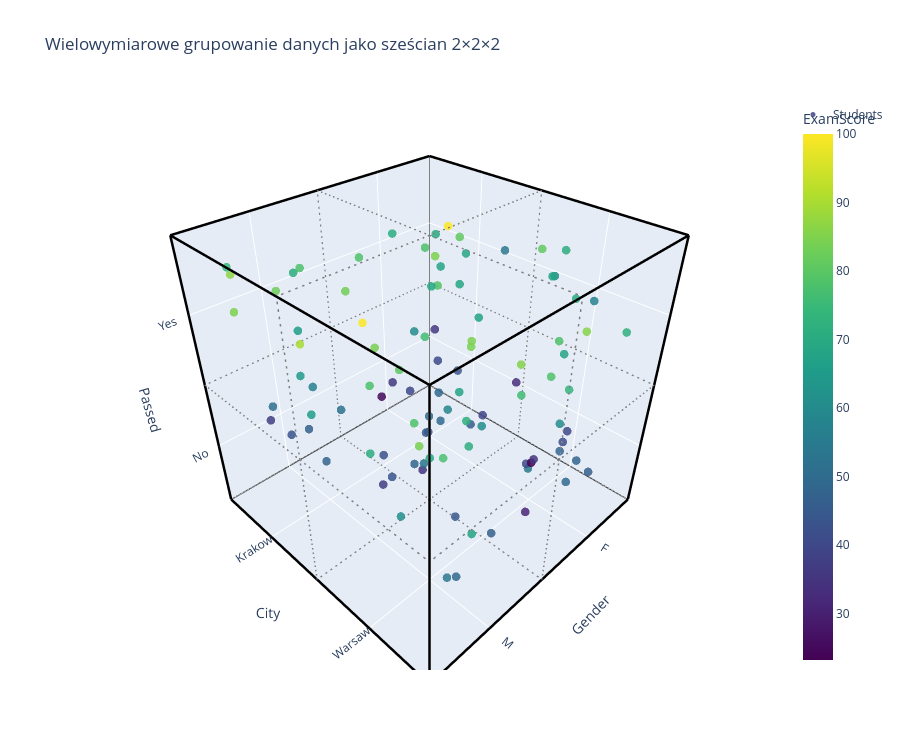

Source (notebook cell):
### Markdown cell above
# A.1

### Code cell
import itertools
import numpy as np
import pandas as pd
import plotly.graph_objects as go

# --------------------------------------------------
# 1. Przykładowe dane
# --------------------------------------------------
np.random.seed(42)

genders = ['F', 'M']
cities = ['Krakow', 'Warsaw']
passed = ['No', 'Yes']

rows = []
for g, c, p in itertools.product(genders, cities, passed):
    n = np.random.randint(8, 16)
    for _ in range(n):
        rows.append({
            'Gender': g,
            'City': c,
            'Passed': p,
            'ExamScore': np.random.normal(
                loc=75 if p == 'Yes' else 45,
                scale=10
            )
        })

df = pd.DataFrame(rows)
df['ExamScore'] = df['ExamScore'].clip(0, 100)

# --------------------------------------------------
# 2. Mapowanie kategorii na osie sześcianu
# --------------------------------------------------
x_map = {'F': 0, 'M': 1}
y_map = {'Krakow': 0, 'Warsaw': 1}
z_map = {'No': 0, 'Yes': 1}

df['x0'] = df['Gender'].map(x_map)
df['y0'] = df['City'].map(y_map)
df['z0'] = df['Passed'].map(z_map)

# Punkty losowo rozrzucone wewnątrz każdej komórki 1x1x1
margin = 0.12
df['x'] = df['x0'] + np.random.uniform(margin, 1 - margin, len(df))
df['y'] = df['y0'] + np.random.uniform(margin, 1 - margin, len(df))
df['z'] = df['z0'] + np.random.uniform(margin, 1 - margin, len(df))

# --------------------------------------------------
# 3. Funkcja do rysowania krawędzi prostopadłościanu
# --------------------------------------------------
def cuboid_edges(x0, x1, y0, y1, z0, z1):
    corners = np.array([
        [x0, y0, z0],
        [x1, y0, z0],
        [x1, y1, z0],
        [x0, y1, z0],
        [x0, y0, z1],
        [x1, y0, z1],
        [x1, y1, z1],
        [x0, y1, z1],
    ])

    edges = [
        (0,1), (1,2), (2,3), (3,0),
        (4,5), (5,6), (6,7), (7,4),
        (0,4), (1,5), (2,6), (3,7)
    ]

    traces = []
    for i, j in edges:
        traces.append(go.Scatter3d(
            x=[corners[i,0], corners[j,0]],
            y=[corners[i,1], corners[j,1]],
            z=[corners[i,2], corners[j,2]],
            mode='lines',
            line=dict(width=5),
            showlegend=False,
            hoverinfo='skip'
        ))
    return traces

# --------------------------------------------------
# 4. Rysowanie
# --------------------------------------------------
fig = go.Figure()

# Punkty, kolorowane wynikiem egzaminu
fig.add_trace(go.Scatter3d(
    x=df['x'],
    y=df['y'],
    z=df['z'],
    mode='markers',
    marker=dict(
        size=5,
        color=df['ExamScore'],
        colorscale='Viridis',
        colorbar=dict(title='ExamScore'),
        opacity=0.85
    ),
    text=[
        f"Gender={g}<br>City={c}<br>Passed={p}<br>Score={s:.1f}"
        for g, c, p, s in zip(df['Gender'], df['City'], df['Passed'], df['ExamScore'])
    ],
    hovertemplate='%{text}<extra></extra>',
    name='Students'
))

# Krawędzie dużego sześcianu 2x2x2
for tr in cuboid_edges(0, 2, 0, 2, 0, 2):
    tr.line.color = 'black'
    fig.add_trace(tr)

# Wewnętrzne podziały grup
inner_lines = [
    ([1,1], [0,2], [0,0]), ([1,1], [0,2], [2,2]),
    ([1,1], [0,0], [0,2]), ([1,1], [2,2], [0,2]),
    ([0,2], [1,1], [0,0]), ([0,2], [1,1], [2,2]),
    ([0,0], [1,1], [0,2]), ([2,2], [1,1], [0,2]),
    ([0,0], [0,2], [1,1]), ([2,2], [0,2], [1,1]),
    ([0,2], [0,0], [1,1]), ([0,2], [2,2], [1,1]),
]
for xs, ys, zs in inner_lines:
    fig.add_trace(go.Scatter3d(
        x=xs, y=ys, z=zs,
        mode='lines',
        line=dict(color='gray', width=3, dash='dash'),
        showlegend=False,
        hoverinfo='skip'
    ))

fig.update_layout(
    title='Wielowymiarowe grupowanie danych jako sześcian 2×2×2',
    scene=dict(
        xaxis=dict(
            title='Gender',
            tickmode='array',
            tickvals=[0.5, 1.5],
            ticktext=['F', 'M'],
            range=[0, 2]
        ),
        yaxis=dict(
            title='City',
            tickmode='array',
            tickvals=[0.5, 1.5],
            ticktext=['Krakow', 'Warsaw'],
            range=[0, 2]
        ),
        zaxis=dict(
            title='Passed',
            tickmode='array',
            tickvals=[0.5, 1.5],
            ticktext=['No', 'Yes'],
            range=[0, 2]
        ),
        aspectmode='cube'
    ),
    width=900,
    height=750
)

fig.show()

### Figure 1 — Plotly figure (JSON) as saved in the notebook; plotly's stock layout.template omitted (floating-point values rounded to 4 significant figures)
{"data": [{"hovertemplate": "%{text}<extra></extra>", "marker": {"color": [39.5, 50.15, 49.74, 58.68, 35.83, 43.76, 24.89, 40.07, 48.93, 35.71, 45.8, 43.4, 45.22, 40.72, 70.72, 67.58, 67.97, 53.6, 68.71, 80.98, 100, 78.94, 76.22, 69.85, 69.0, 84.47, 77.91, 68.64, 54.49, 60.81, 41.32, 48.76, 33.07, 40.91, 40.53, 60.24, 48.23, 31.07, 23.22, 34.56, 46.73, 48.24, 73.84, 71.99, 60.21, 67.8, 70.39, 85.57, 78.44, 57.37, 78.24, 71.15, 68.23, 81.12, 85.31, 84.31, 51.98, 46.74, 51.62, 47.41, 43.32, 56.65, 42.54, 37.3, 86.8, 66.02, 83.35, 77.97, 64.62, 74.24, 84.73, 82.96, 89.95, 78.38, 100, 65.8, 71.01, 44.39, 46.5, 43.87, 71.34, 34.75, 37.18, 49.24, 53.73, 67.87, 61.23, 53.24, 47.93, 83.97, 84.15, 78.29, 69.7, 80.13, 75.97, 84.69, 67.98, 71.72, 71.08, 60.36, 77.96, 77.61], "colorbar": {"title": {"text": "ExamScore"}}, "colorscale": [[0, "#440154"], [0.1111, "#482878"], [0.2222, "#3e4989"], [0.3333, "#31688e"], [0.4444, "#26828e"], [0.5556, "#1f9e89"], [0.6667, "#35b779"], [0.7778, "#6ece58"], [0.8889, "#b5de2b"], [1, "#fde725"]], "opacity": 0.85, "size": 5}, "mode": "markers", "name": "Students", "text": ["Gender=F<br>City=Krakow<br>Passed=No<br>Score=39.5", "Gender=F<br>City=Krakow<br>Passed=No<br>Score=50.2", "Gender=F<br>City=Krakow<br>Passed=No<br>Score=49.7", "Gender=F<br>City=Krakow<br>Passed=No<br>Score=58.7", "Gender=F<br>City=Krakow<br>Passed=No<br>Score=35.8", "Gender=F<br>City=Krakow<br>Passed=No<br>Score=43.8", "Gender=F<br>City=Krakow<br>Passed=No<br>Score=24.9", "Gender=F<br>City=Krakow<br>Passed=No<br>Score=40.1", "Gender=F<br>City=Krakow<br>Passed=No<br>Score=48.9", "Gender=F<br>City=Krakow<br>Passed=No<br>Score=35.7", "Gender=F<br>City=Krakow<br>Passed=No<br>Score=45.8", "Gender=F<br>City=Krakow<br>Passed=No<br>Score=43.4", "Gender=F<br>City=Krakow<br>Passed=No<br>Score=45.2", "Gender=F<br>City=Krakow<br>Passed=No<br>Score=40.7", "Gender=F<br>City=Krakow<br>Passed=Yes<br>Score=70.7", "Gender=F<br>City=Krakow<br>Passed=Yes<br>Score=67.6", "Gender=F<br>City=Krakow<br>Passed=Yes<br>Score=68.0", "Gender=F<br>City=Krakow<br>Passed=Yes<br>Score=53.6", "Gender=F<br>City=Krakow<br>Passed=Yes<br>Score=68.7", "Gender=F<br>City=Krakow<br>Passed=Yes<br>Score=81.0", "Gender=F<br>City=Krakow<br>Passed=Yes<br>Score=100.0", "Gender=F<br>City=Krakow<br>Passed=Yes<br>Score=78.9", "Gender=F<br>City=Krakow<br>Passed=Yes<br>Score=76.2", "Gender=F<br>City=Krakow<br>Passed=Yes<br>Score=69.8", "Gender=F<br>City=Krakow<br>Passed=Yes<br>Score=69.0", "Gender=F<br>City=Krakow<br>Passed=Yes<br>Score=84.5", "Gender=F<br>City=Krakow<br>Passed=Yes<br>Score=77.9", "Gender=F<br>City=Krakow<br>Passed=Yes<br>Score=68.6", "Gender=F<br>City=Warsaw<br>Passed=No<br>Score=54.5", "Gender=F<br>City=Warsaw<br>Passed=No<br>Score=60.8", "Gender=F<br>City=Warsaw<br>Passed=No<br>Score=41.3", "Gender=F<br>City=Warsaw<br>Passed=No<br>Score=48.8", "Gender=F<br>City=Warsaw<br>Passed=No<br>Score=33.1", "Gender=F<br>City=Warsaw<br>Passed=No<br>Score=40.9", "Gender=F<br>City=Warsaw<br>Passed=No<br>Score=40.5", "Gender=F<br>City=Warsaw<br>Passed=No<br>Score=60.2", "Gender=F<br>City=Warsaw<br>Passed=No<br>Score=48.2", "Gender=F<br>City=Warsaw<br>Passed=No<br>Score=31.1", "Gender=F<br>City=Warsaw<br>Passed=No<br>Score=23.2", "Gender=F<br>City=Warsaw<br>Passed=No<br>Score=34.6", "Gender=F<br>City=Warsaw<br>Passed=No<br>Score=46.7", "Gender=F<br>City=Warsaw<br>Passed=No<br>Score=48.2", "Gender=F<br>City=Warsaw<br>Passed=Yes<br>Score=73.8", "Gender=F<br>City=Warsaw<br>Passed=Yes<br>Score=72.0", "Gender=F<br>City=Warsaw<br>Passed=Yes<br>Score=60.2", "Gender=F<br>City=Warsaw<br>Passed=Yes<br>Score=67.8", "Gender=F<br>City=Warsaw<br>Passed=Yes<br>Score=70.4", "Gender=F<br>City=Warsaw<br>Passed=Yes<br>Score=85.6", "Gender=F<br>City=Warsaw<br>Passed=Yes<br>Score=78.4", "Gender=F<br>City=Warsaw<br>Passed=Yes<br>Score=57.4", "Gender=F<br>City=Warsaw<br>Passed=Yes<br>Score=78.2", "Gender=F<br>City=Warsaw<br>Passed=Yes<br>Score=71.1", "Gender=F<br>City=Warsaw<br>Passed=Yes<br>Score=68.2", "Gender=F<br>City=Warsaw<br>Passed=Yes<br>Score=81.1", "Gender=F<br>City=Warsaw<br>Passed=Yes<br>Score=85.3", "Gender=F<br>City=Warsaw<br>Passed=Yes<br>Score=84.3", "Gender=M<br>City=Krakow<br>Passed=No<br>Score=52.0", "Gender=M<br>City=Krakow<br>Passed=No<br>Score=46.7", "Gender=M<br>City=Krakow<br>Passed=No<br>Score=51.6", "Gender=M<br>City=Krakow<br>Passed=No<br>Score=47.4", "Gender=M<br>City=Krakow<br>Passed=No<br>Score=43.3", "Gender=M<br>City=Krakow<br>Passed=No<br>Score=56.6", "Gender=M<br>City=Krakow<br>Passed=No<br>Score=42.5", "Gender=M<br>City=Krakow<br>Passed=No<br>Score=37.3", "Gender=M<br>City=Krakow<br>Passed=Yes<br>Score=86.8", "Gender=M<br>City=Krakow<br>Passed=Yes<br>Score=66.0", "Gender=M<br>City=Krakow<br>Passed=Yes<br>Score=83.3", "Gender=M<br>City=Krakow<br>Passed=Yes<br>Score=78.0", "Gender=M<br>City=Krakow<br>Passed=Yes<br>Score=64.6", "Gender=M<br>City=Krakow<br>Passed=Yes<br>Score=74.2", "Gender=M<br>City=Krakow<br>Passed=Yes<br>Score=84.7", "Gender=M<br>City=Krakow<br>Passed=Yes<br>Score=83.0", "Gender=M<br>City=Krakow<br>Passed=Yes<br>Score=90.0", "Gender=M<br>City=Krakow<br>Passed=Yes<br>Score=78.4", "Gender=M<br>City=Krakow<br>Passed=Yes<br>Score=100.0", "Gender=M<br>City=Krakow<br>Passed=Yes<br>Score=65.8", "Gender=M<br>City=Krakow<br>Passed=Yes<br>Score=71.0", "Gender=M<br>City=Warsaw<br>Passed=No<br>Score=44.4", "Gender=M<br>City=Warsaw<br>Passed=No<br>Score=46.5", "Gender=M<br>City=Warsaw<br>Passed=No<br>Score=43.9", "Gender=M<br>City=Warsaw<br>Passed=No<br>Score=71.3", "Gender=M<br>City=Warsaw<br>Passed=No<br>Score=34.7", "Gender=M<br>City=Warsaw<br>Passed=No<br>Score=37.2", "Gender=M<br>City=Warsaw<br>Passed=No<br>Score=49.2", "Gender=M<br>City=Warsaw<br>Passed=No<br>Score=53.7", "Gender=M<br>City=Warsaw<br>Passed=No<br>Score=67.9", "Gender=M<br>City=Warsaw<br>Passed=No<br>Score=61.2", "Gender=M<br>City=Warsaw<br>Passed=No<br>Score=53.2", "Gender=M<br>City=Warsaw<br>Passed=No<br>Score=47.9", "Gender=M<br>City=Warsaw<br>Passed=Yes<br>Score=84.0", "Gender=M<br>City=Warsaw<br>Passed=Yes<br>Score=84.2", "Gender=M<br>City=Warsaw<br>Passed=Yes<br>Score=78.3", "Gender=M<br>City=Warsaw<br>Passed=Yes<br>Score=69.7", "Gender=M<br>City=Warsaw<br>Passed=Yes<br>Score=80.1", "Gender=M<br>City=Warsaw<br>Passed=Yes<br>Score=76.0", "Gender=M<br>City=Warsaw<br>Passed=Yes<br>Score=84.7", "Gender=M<br>City=Warsaw<br>Passed=Yes<br>Score=68.0", "Gender=M<br>City=Warsaw<br>Passed=Yes<br>Score=71.7", "Gender=M<br>City=Warsaw<br>Passed=Yes<br>Score=71.1", "Gender=M<br>City=Warsaw<br>Passed=Yes<br>Score=60.4", "Gender=M<br>City=Warsaw<br>Passed=Yes<br>Score=78.0", "Gender=M<br>City=Warsaw<br>Passed=Yes<br>Score=77.6"], "type": "scatter3d", "x": [0.1253, 0.5082, 0.4372, 0.2888, 0.2111, 0.3766, 0.8366, 0.3656, 0.5143, 0.6543, 0.3964, 0.8586, 0.8515, 0.3114, 0.4979, 0.3487, 0.3365, 0.148, 0.5833, 0.502, 0.1591, 0.3318, 0.8103, 0.3021, 0.2301, 0.492, 0.8691, 0.304, 0.6308, 0.6988, 0.3006, 0.6734, 0.3995, 0.6006, 0.6015, 0.5272, 0.1886, 0.7548, 0.3638, 0.2618, 0.151, 0.5691, 0.6349, 0.1326, 0.5092, 0.2921, 0.6103, 0.2525, 0.6451, 0.4139, 0.8319, 0.2245, 0.3792, 0.2062, 0.8228, 0.7868, 1.316, 1.622, 1.741, 1.542, 1.523, 1.304, 1.191, 1.802, 1.804, 1.601, 1.378, 1.385, 1.672, 1.802, 1.794, 1.713, 1.608, 1.184, 1.243, 1.803, 1.581, 1.127, 1.197, 1.624, 1.124, 1.242, 1.537, 1.646, 1.615, 1.29, 1.661, 1.3, 1.367, 1.687, 1.614, 1.765, 1.62, 1.552, 1.191, 1.399, 1.322, 1.305, 1.859, 1.419, 1.798, 1.6], "y": [0.7241, 0.502, 0.5584, 0.4943, 0.2684, 0.6691, 0.3334, 0.1385, 0.6106, 0.2546, 0.8347, 0.845, 0.8153, 0.4013, 0.1317, 0.8255, 0.4454, 0.8547, 0.8524, 0.7683, 0.3438, 0.4127, 0.7669, 0.3609, 0.2488, 0.5432, 0.8315, 0.649, 1.553, 1.194, 1.587, 1.872, 1.226, 1.514, 1.787, 1.683, 1.65, 1.654, 1.393, 1.343, 1.735, 1.736, 1.779, 1.814, 1.509, 1.501, 1.727, 1.614, 1.653, 1.725, 1.796, 1.377, 1.405, 1.191, 1.559, 1.147, 0.4739, 0.5324, 0.3378, 0.569, 0.1432, 0.1484, 0.7452, 0.3937, 0.2166, 0.5169, 0.7052, 0.284, 0.5934, 0.1849, 0.1593, 0.5238, 0.5309, 0.6044, 0.6718, 0.8616, 0.5124, 1.365, 1.724, 1.326, 1.454, 1.18, 1.139, 1.852, 1.755, 1.649, 1.431, 1.252, 1.239, 1.31, 1.537, 1.663, 1.622, 1.333, 1.846, 1.681, 1.541, 1.585, 1.439, 1.308, 1.391, 1.696], "z": [0.1309, 0.2082, 0.155, 0.151, 0.7702, 0.6548, 0.4804, 0.1944, 0.4936, 0.4798, 0.2516, 0.4497, 0.4229, 0.588, 1.603, 1.154, 1.405, 1.596, 1.502, 1.771, 1.621, 1.244, 1.174, 1.608, 1.14, 1.565, 1.835, 1.557, 0.415, 0.6089, 0.4683, 0.5347, 0.8355, 0.4134, 0.8505, 0.8081, 0.2688, 0.1727, 0.1966, 0.1338, 0.1918, 0.6391, 1.174, 1.362, 1.762, 1.138, 1.739, 1.334, 1.21, 1.65, 1.598, 1.787, 1.679, 1.731, 1.334, 1.255, 0.6905, 0.7332, 0.8728, 0.4336, 0.4027, 0.7101, 0.379, 0.8274, 1.772, 1.446, 1.691, 1.693, 1.198, 1.806, 1.504, 1.748, 1.363, 1.801, 1.416, 1.128, 1.808, 0.1894, 0.3627, 0.842, 0.8425, 0.5558, 0.6002, 0.4608, 0.3428, 0.3698, 0.6311, 0.6918, 0.7216, 1.72, 1.189, 1.496, 1.164, 1.538, 1.456, 1.795, 1.387, 1.209, 1.229, 1.699, 1.59, 1.197]}, {"hoverinfo": "skip", "line": {"color": "black", "width": 5}, "mode": "lines", "showlegend": false, "type": "scatter3d", "x": [0, 2], "y": [0, 0], "z": [0, 0]}, {"hoverinfo": "skip", "line": {"color": "black", "width": 5}, "mode": "lines", "showlegend": false, "type": "scatter3d", "x": [2, 2], "y": [0, 2], "z": [0, 0]}, {"hoverinfo": "skip", "line": {"color": "black", "width": 5}, "mode": "lines", "showlegend": false, "type": "scatter3d", "x": [2, 0], "y": [2, 2], "z": [0, 0]}, {"hoverinfo": "skip", "line": {"color": "black", "width": 5}, "mode": "lines", "showlegend": false, "type": "scatter3d", "x": [0, 0], "y": [2, 0], "z": [0, 0]}, {"hoverinfo": "skip", "line": {"color": "black", "width": 5}, "mode": "lines", "showlegend": false, "type": "scatter3d", "x": [0, 2], "y": [0, 0], "z": [2, 2]}, {"hoverinfo": "skip", "line": {"color": "black", "width": 5}, "mode": "lines", "showlegend": false, "type": "scatter3d", "x": [2, 2], "y": [0, 2], "z": [2, 2]}, {"hoverinfo": "skip", "line": {"color": "black", "width": 5}, "mode": "lines", "showlegend": false, "type": "scatter3d", "x": [2, 0], "y": [2, 2], "z": [2, 2]}, {"hoverinfo": "skip", "line": {"color": "black", "width": 5}, "mode": "lines", "showlegend": false, "type": "scatter3d", "x": [0, 0], "y": [2, 0], "z": [2, 2]}, {"hoverinfo": "skip", "line": {"color": "black", "width": 5}, "mode": "lines", "showlegend": false, "type": "scatter3d", "x": [0, 0], "y": [0, 0], "z": [0, 2]}, {"hoverinfo": "skip", "line": {"color": "black", "width": 5}, "mode": "lines", "showlegend": false, "type": "scatter3d", "x": [2, 2], "y": [0, 0], "z": [0, 2]}, {"hoverinfo": "skip", "line": {"color": "black", "width": 5}, "mode": "lines", "showlegend": false, "type": "scatter3d", "x": [2, 2], "y": [2, 2], "z": [0, 2]}, {"hoverinfo": "skip", "line": {"color": "black", "width": 5}, "mode": "lines", "showlegend": false, "type": "scatter3d", "x": [0, 0], "y": [2, 2], "z": [0, 2]}, {"hoverinfo": "skip", "line": {"color": "gray", "dash": "dash", "width": 3}, "mode": "lines", "showlegend": false, "type": "scatter3d", "x": [1, 1], "y": [0, 2], "z": [0, 0]}, {"hoverinfo": "skip", "line": {"color": "gray", "dash": "dash", "width": 3}, "mode": "lines", "showlegend": false, "type": "scatter3d", "x": [1, 1], "y": [0, 2], "z": [2, 2]}, {"hoverinfo": "skip", "line": {"color": "gray", "dash": "dash", "width": 3}, "mode": "lines", "showlegend": false, "type": "scatter3d", "x": [1, 1], "y": [0, 0], "z": [0, 2]}, {"hoverinfo": "skip", "line": {"color": "gray", "dash": "dash", "width": 3}, "mode": "lines", "showlegend": false, "type": "scatter3d", "x": [1, 1], "y": [2, 2], "z": [0, 2]}, {"hoverinfo": "skip", "line": {"color": "gray", "dash": "dash", "width": 3}, "mode": "lines", "showlegend": false, "type": "scatter3d", "x": [0, 2], "y": [1, 1], "z": [0, 0]}, {"hoverinfo": "skip", "line": {"color": "gray", "dash": "dash", "width": 3}, "mode": "lines", "showlegend": false, "type": "scatter3d", "x": [0, 2], "y": [1, 1], "z": [2, 2]}, {"hoverinfo": "skip", "line": {"color": "gray", "dash": "dash", "width": 3}, "mode": "lines", "showlegend": false, "type": "scatter3d", "x": [0, 0], "y": [1, 1], "z": [0, 2]}, {"hoverinfo": "skip", "line": {"color": "gray", "dash": "dash", "width": 3}, "mode": "lines", "showlegend": false, "type": "scatter3d", "x": [2, 2], "y": [1, 1], "z": [0, 2]}, {"hoverinfo": "skip", "line": {"color": "gray", "dash": "dash", "width": 3}, "mode": "lines", "showlegend": false, "type": "scatter3d", "x": [0, 0], "y": [0, 2], "z": [1, 1]}, {"hoverinfo": "skip", "line": {"color": "gray", "dash": "dash", "width": 3}, "mode": "lines", "showlegend": false, "type": "scatter3d", "x": [2, 2], "y": [0, 2], "z": [1, 1]}, {"hoverinfo": "skip", "line": {"color": "gray", "dash": "dash", "width": 3}, "mode": "lines", "showlegend": false, "type": "scatter3d", "x": [0, 2], "y": [0, 0], "z": [1, 1]}, {"hoverinfo": "skip", "line": {"color": "gray", "dash": "dash", "width": 3}, "mode": "lines", "showlegend": false, "type": "scatter3d", "x": [0, 2], "y": [2, 2], "z": [1, 1]}], "layout": {"height": 750, "scene": {"aspectmode": "cube", "xaxis": {"range": [0, 2], "tickmode": "array", "ticktext": ["F", "M"], "tickvals": [0.5, 1.5], "title": {"text": "Gender"}}, "yaxis": {"range": [0, 2], "tickmode": "array", "ticktext": ["Krakow", "Warsaw"], "tickvals": [0.5, 1.5], "title": {"text": "City"}}, "zaxis": {"range": [0, 2], "tickmode": "array", "ticktext": ["No", "Yes"], "tickvals": [0.5, 1.5], "title": {"text": "Passed"}}}, "title": {"text": "Wielowymiarowe grupowanie danych jako sześcian 2×2×2"}, "width": 900}}
